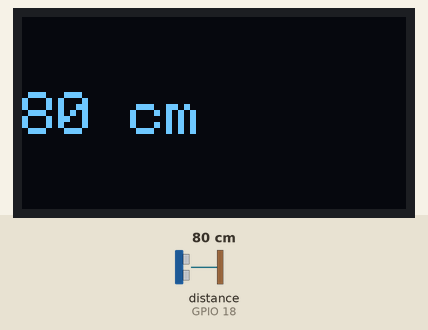
Recording of a sketch running on a simulated ESP32. On the bench: 128×64 one-colour display. Wiring (inferred from the names in the program): ultrasonic range finder: trigger GPIO 5; echo GPIO 18. Inputs (shaded band) come from the test bench; at power-on: distance to the obstacle (sensor on GPIO 18) 80 cm. The echo pulse lasts 58.3 µs per cm; what the sketch prints to the serial monitor is not drawn.

Above: at 1.7 s.
1.8 s: distance to the obstacle (sensor on GPIO 18) set to 2 cm
At 2.9 s:
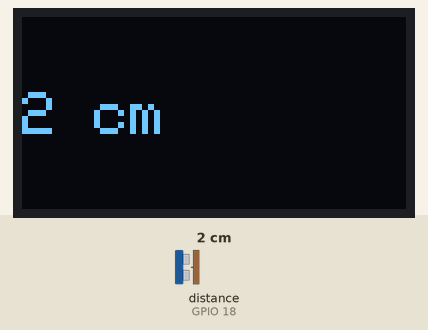
3.6 s: distance to the obstacle (sensor on GPIO 18) set to 4 cm
At 4.5 s:
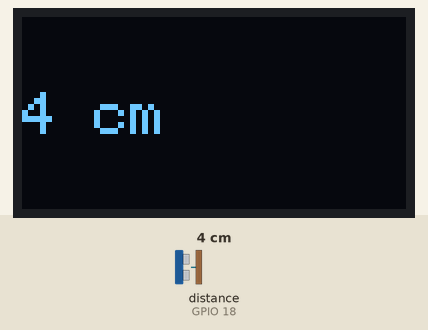
5.2 s: distance to the obstacle (sensor on GPIO 18) set to 9 cm
At 6.2 s:
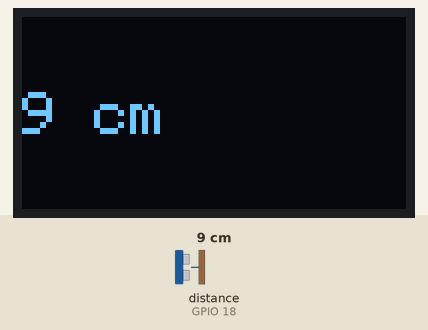
Timing chart, 0 to 8.2 s (numbered marks = the images above; inputs shaded):
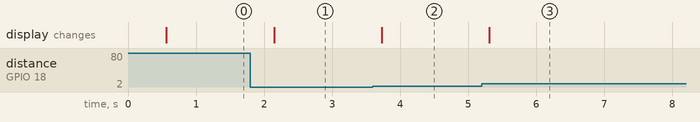

Measured:
- after the input at 1.8 s, the display: changes after 0.35 s (image 1)
- after the input at 3.6 s, the display: changes after 0.13 s (image 2)
- after the input at 5.2 s, the display: changes after 0.11 s (image 3)

The sketch:

SimpleHC-SR04.ino
```cpp
#include <Wire.h>
#include <Adafruit_GFX.h>
#include <Adafruit_SSD1306.h>
#define SCREEN_WIDTH 128 // OLED display width, in pixels
#define SCREEN_HEIGHT 64 // OLED display height, in pixels

// Declaration for an SSD1306 display connected to I2C (SDA, SCL pins)
Adafruit_SSD1306 display(SCREEN_WIDTH, SCREEN_HEIGHT, &Wire, -1);
const int trigPin = 5;
const int echoPin = 18;

//define sound speed in cm/uS
#define SOUND_SPEED 0.03436
long duration;
int distanceCm;

void setup()
{
  Serial.begin(115200);
  pinMode(trigPin, OUTPUT); // Sets the trigPin as an Output
  pinMode(echoPin, INPUT); // Sets the echoPin as an Input
  if(!display.begin(SSD1306_SWITCHCAPVCC, 0x3C)) {
    Serial.println(F("SSD1306 allocation failed"));
    for(;;);
  }
  delay(500);
  display.clearDisplay();
  display.setTextSize(2);
  display.setTextColor(WHITE);
}
void loop()
{
  // Clears the trigPin
  digitalWrite(trigPin, LOW);
  delayMicroseconds(2);

  // Sets the trigPin on HIGH state for 10 micro seconds
  digitalWrite(trigPin, HIGH);
  delayMicroseconds(10);
  digitalWrite(trigPin, LOW);

  // Reads the echoPin, returns the sound wave travel time in microseconds
  duration = pulseIn(echoPin, HIGH);

  // Calculate the distance
  distanceCm = duration * SOUND_SPEED/2;

  // Prints the distance in the Serial Monitor
  Serial.print("Distance (cm): ");
  Serial.println(distanceCm);
  display.clearDisplay();
  display.setCursor(0, 25);

  //Display distance in cm
  display.print(distanceCm);
  display.print(" cm");

  // Display distance in inches
  display.display();
  delay(500);
}
```
